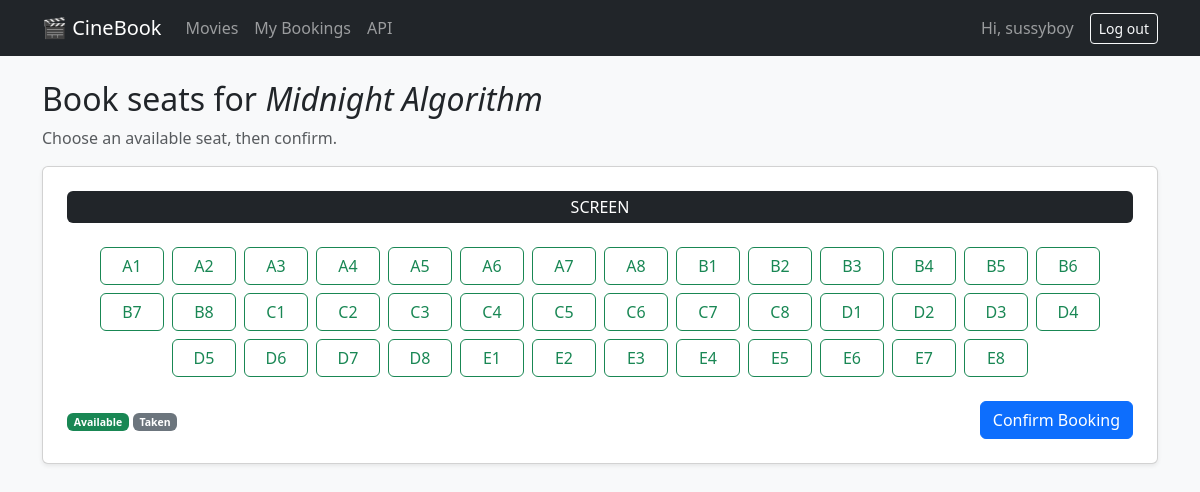
Screenshot of /movies/2/book/ (signed in) with the database file from the repository.
### bookings/models.py (models this page shows, shortened)
class Movie(models.Model):
    title = models.CharField(max_length=200)
    description = models.TextField(blank=True)
    release_date = models.DateField()
    duration = models.PositiveIntegerField(help_text="Duration in minutes")
    class Meta:
        ordering = ["title"]

class Seat(models.Model):
    seat_number = models.CharField(max_length=10, unique=True)
    is_booked = models.BooleanField(default=False)
    class Meta:
        ordering = ["seat_number"]

### bookings/views.py (the view, shortened to what this page needs)
# urls.py: path("movies/<int:movie_id>/book/", views.seat_booking, name="book_seat"),
@login_required
def seat_booking(request, movie_id):
    movie = get_object_or_404(Movie, pk=movie_id)
    return render(request, "bookings/seat_booking.html", {"movie": movie, "seats": Seat.objects.all()})

### bookings/templates/bookings/seat_booking.html (shortened to what this page needs)
{% extends 'bookings/base.html' %}
{% block content %}
<h2>Book seats for <em>{{ movie.title }}</em></h2>
<p class="text-muted">Choose an available seat, then confirm.</p>
<form method="post" class="card shadow-sm p-4">
  <div class="text-center bg-dark text-white rounded py-1 mb-4">SCREEN</div>
  <div class="d-flex flex-wrap gap-2 justify-content-center mb-4">
    {% for seat in seats %}
      <div>
        <label class="btn {% if seat.is_booked %}btn-secondary{% else %}btn-outline-success{% endif %}"
               for="seat{{ seat.id }}" style="width:4rem">{{ seat.seat_number }}</label>
      </div>
    {% endfor %}
  </div>
  <div class="d-flex justify-content-between align-items-center">
    <small class="text-muted"><span class="badge text-bg-success">Available</span>
      <span class="badge text-bg-secondary">Taken</span></small>
    <button type="submit" class="btn btn-primary">Confirm Booking</button>
  </div>
</form>
{% endblock %}

### bookings/templates/bookings/base.html (shortened to what this page needs)
<!DOCTYPE html>
<html lang="en">
<head>
  <link href="https://cdn.jsdelivr.net/npm/bootstrap@5.3.3/dist/css/bootstrap.min.css" rel="stylesheet">
</head>
<body class="bg-body-tertiary">
  <nav class="navbar navbar-expand-lg navbar-dark bg-dark mb-4">
    <div class="container">
      <a class="navbar-brand" href="{% url 'movie_list' %}">&#127916; CineBook</a>
      <div class="collapse navbar-collapse" id="nav">
        <ul class="navbar-nav me-auto">
          <li class="nav-item"><a class="nav-link" href="{% url 'movie_list' %}">Movies</a></li>
          <li class="nav-item"><a class="nav-link" href="{% url 'booking_history' %}">My Bookings</a></li>
          <li class="nav-item"><a class="nav-link" href="/api/">API</a></li>
        </ul>
        <ul class="navbar-nav align-items-lg-center">
          {% if user.is_authenticated %}
            <li class="nav-item"><span class="navbar-text me-3">Hi, {{ user.username }}</span></li>
            <li class="nav-item">
              <form method="post" action="{% url 'logout' %}">{% csrf_token %}
                <button class="btn btn-outline-light btn-sm">Log out</button>
              </form>
            </li>
          {% else %}
            <li class="nav-item"><a class="nav-link" href="{% url 'login' %}">Log in</a></li>
            <li class="nav-item"><a class="nav-link" href="{% url 'signup' %}">Sign up</a></li>
          {% endif %}
        </ul>
      </div>
    </div>
  </nav>
  <main class="container pb-5">
    {% block content %}{% endblock %}
  </main>
</body>
</html>

### rows the page displays
Movie: title "Midnight Algorithm"
Seat: seat_number "A1"
Seat: seat_number "A2"
Seat: seat_number "A3"
Seat: {{ seat.id }} 4 (drawn), seat_number "A4"
Seat: seat_number "A5"
Seat: seat_number "A6"
Seat: seat_number "A7"
Seat: seat_number "A8"
Seat: seat_number "B1"
Seat: seat_number "B2"
Seat: seat_number "B3"
Seat: seat_number "B4"
Seat: seat_number "B5"
Seat: seat_number "B6"
Seat: seat_number "B7"
Seat: seat_number "B8"
Seat: seat_number "C1"
Seat: seat_number "C2"
Seat: seat_number "C3"
Seat: seat_number "C4"
Seat: seat_number "C5"
Seat: seat_number "C6"
Seat: seat_number "C7"
Seat: seat_number "C8"
Seat: seat_number "D1"
Seat: seat_number "D2"
Seat: seat_number "D3"
Seat: seat_number "D4"
Seat: seat_number "D5"
Seat: seat_number "D6"
Seat: seat_number "D7"
Seat: seat_number "D8"
Seat: seat_number "E1"
Seat: seat_number "E2"
Seat: seat_number "E3"
Seat: seat_number "E4"
Seat: seat_number "E5"
Seat: seat_number "E6"
Seat: seat_number "E7"
Seat: seat_number "E8"

### other values shown
{{ user.username }} "sussyboy"
